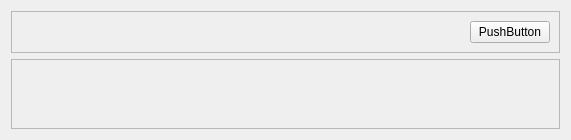
<?xml version="1.0" encoding="UTF-8"?>
<ui version="4.0">
 <class>takl_room_member_widget</class>
 <widget class="QWidget" name="takl_room_member_widget">
  <property name="geometry">
   <rect>
    <x>0</x>
    <y>0</y>
    <width>554</width>
    <height>0</height>
   </rect>
  </property>
  <property name="windowTitle">
   <string>Form</string>
  </property>
  <layout class="QVBoxLayout" name="verticalLayout_2">
   <item>
    <layout class="QVBoxLayout" name="verticalLayout">
     <item>
      <widget class="QFrame" name="frame">
       <property name="frameShape">
        <enum>QFrame::StyledPanel</enum>
       </property>
       <property name="frameShadow">
        <enum>QFrame::Raised</enum>
       </property>
       <layout class="QHBoxLayout" name="horizontalLayout">
        <item>
         <spacer name="horizontalSpacer">
          <property name="orientation">
           <enum>Qt::Horizontal</enum>
          </property>
          <property name="sizeHint" stdset="0">
           <size>
            <width>449</width>
            <height>20</height>
           </size>
          </property>
         </spacer>
        </item>
        <item>
         <widget class="QPushButton" name="pushButton">
          <property name="text">
           <string>PushButton</string>
          </property>
         </widget>
        </item>
       </layout>
      </widget>
     </item>
     <item>
      <widget class="QScrollArea" name="scrollArea">
       <property name="widgetResizable">
        <bool>true</bool>
       </property>
       <widget class="QWidget" name="scrollAreaWidgetContents">
        <property name="geometry">
         <rect>
          <x>0</x>
          <y>0</y>
          <width>515</width>
          <height>16</height>
         </rect>
        </property>
       </widget>
      </widget>
     </item>
    </layout>
   </item>
  </layout>
 </widget>
 <resources/>
 <connections/>
</ui>
